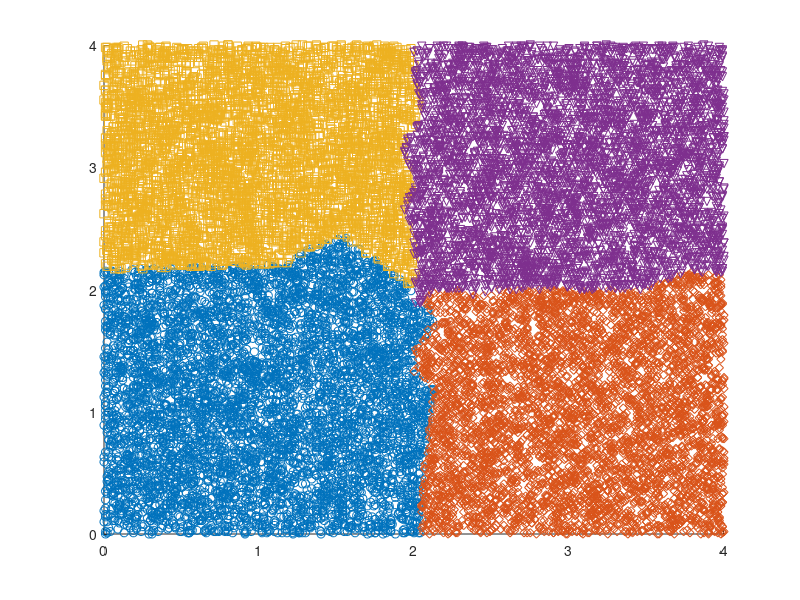

Write MATLAB code to recreate this figure.
clear all
clc
data=load('data.txt');
class0=data(find(data(:,3)==0),1:2);
class1=data(find(data(:,3)==1),1:2);
class2=data(find(data(:,3)==2),1:2);
class3=data(find(data(:,3)==3),1:2);

scatter(class0(:,1),class0(:,2))
hold on;
scatter(class1(:,1),class1(:,2),'d');
scatter(class2(:,1),class2(:,2),'s');
scatter(class3(:,1),class3(:,2),'v');
axis([0 4 0 4]);